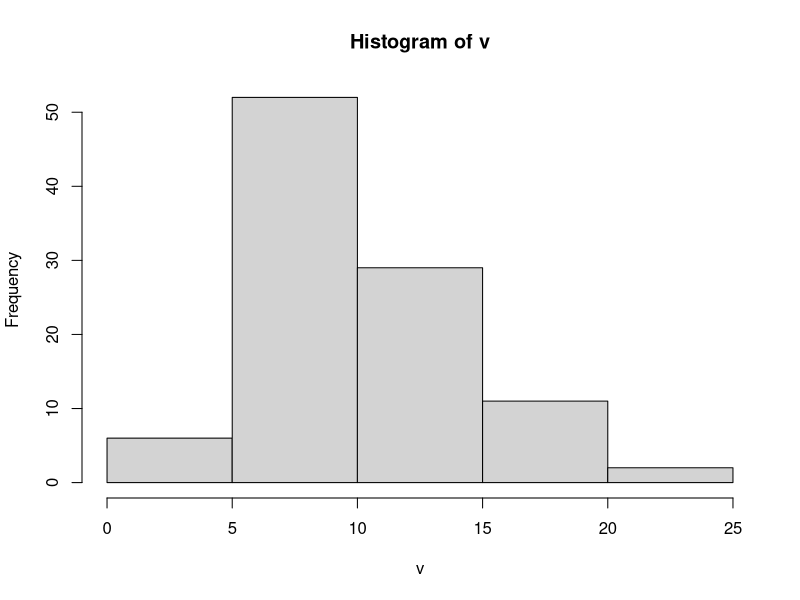

The R source for this figure:
# a
x = 2
df = 10
dchisq(x, df)

# b
v = rchisq(100, df)
hist(v)

# c
mean <- df
variance <- 2*df
mean
variance
